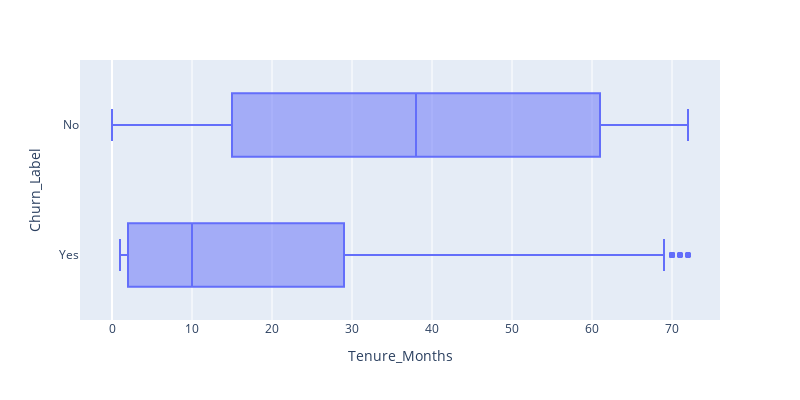

The code cell stored with this chart in its notebook:
### Code cell
box = px.box(df, x = "Tenure_Months", y = "Churn_Label", width=800, height=400) # Show the relationship between Tenure and Churn
box.show()

### Figure 1 — Plotly figure (JSON) as saved in the notebook; plotly's stock layout.template omitted (floating-point values rounded to 4 significant figures; data arrays with more than 128 entries replaced by an {"elided": "..."} marker saying what was removed)
{"data": [{"alignmentgroup": "True", "hovertemplate": "Tenure_Months=%{x}<br>Churn_Label=%{y}<extra></extra>", "legendgroup": "", "marker": {"color": "#636efa"}, "name": "", "notched": false, "offsetgroup": "", "orientation": "h", "showlegend": false, "type": "box", "x": {"elided": "7043 int values"}, "x0": " ", "xaxis": "x", "y": {"elided": "7043 str values"}, "y0": " ", "yaxis": "y"}], "layout": {"boxmode": "group", "height": 400, "legend": {"tracegroupgap": 0}, "margin": {"t": 60}, "width": 800, "xaxis": {"anchor": "y", "domain": [0, 1], "title": {"text": "Tenure_Months"}}, "yaxis": {"anchor": "x", "domain": [0, 1], "title": {"text": "Churn_Label"}}}}
